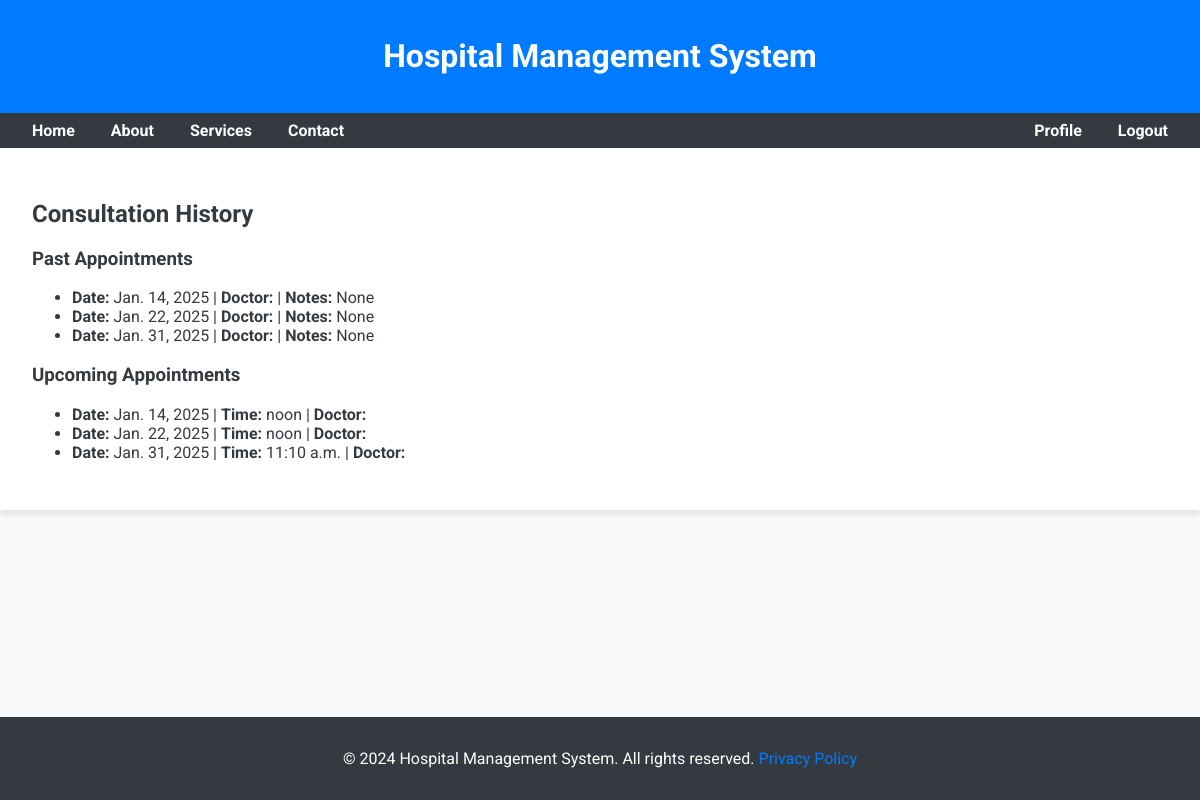
The page /appointments/history/ (signed in) on the database as committed earlier.
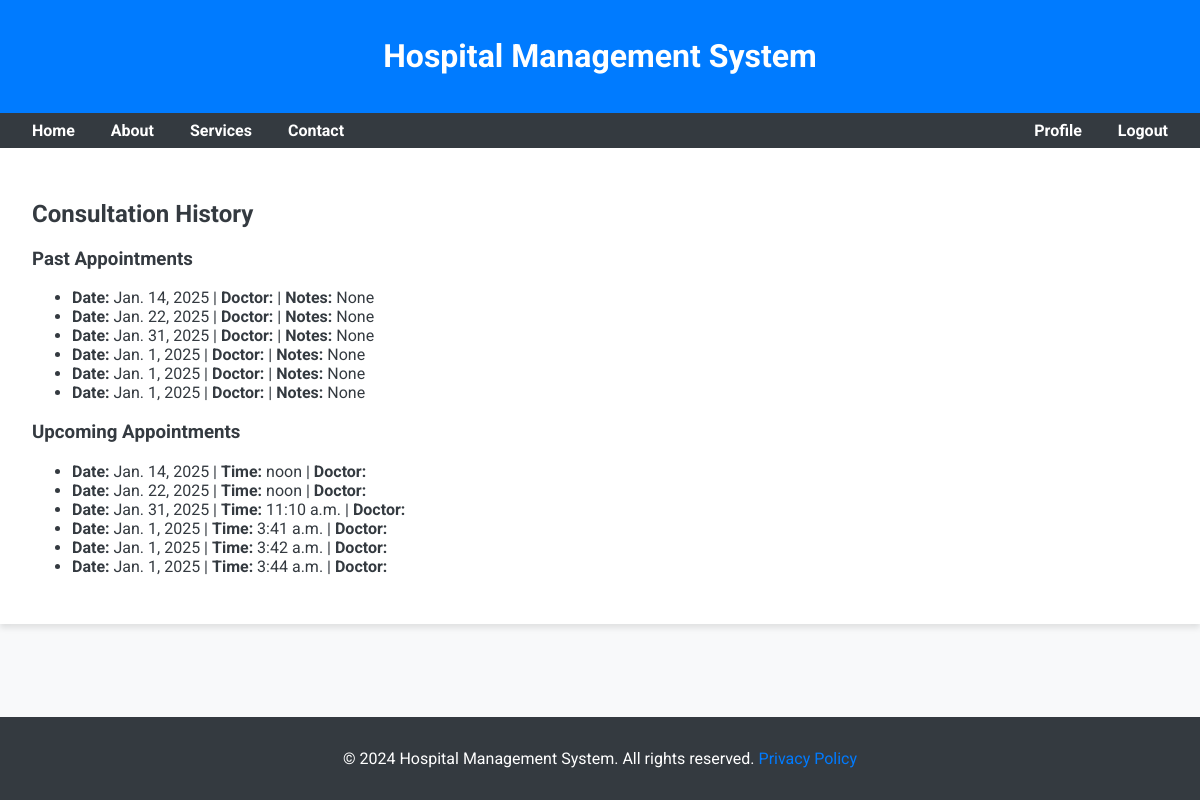
The same page on the database as committed later.
### appointments/models.py (models this page shows, shortened)
class Appointment(models.Model):
    CONSULTATION_TYPE_CHOICES = [
        ('Physical', 'Physical'),
        ('Virtual', 'Virtual'),
    ]
    STATUS_CHOICES = [
        ('Scheduled', 'Scheduled'),
        ('Cancelled', 'Cancelled'),
        ('Rescheduled', 'Rescheduled'),
    ]
    patient = models.ForeignKey(Patient, on_delete=models.CASCADE, related_name='appointment_patient')
    doctor = models.ForeignKey(Staff, on_delete=models.CASCADE, limit_choices_to={'role': 'doctor'})
    date = models.DateField()
    time = models.TimeField()
    reason = models.TextField()
    is_confirmed = models.BooleanField(default=False)
    consultation_type = models.CharField(max_length=50, choices=CONSULTATION_TYPE_CHOICES, default='Physical')
    status = models.CharField(max_length=20, choices=STATUS_CHOICES, default='Scheduled')
    reschedule_request_date = models.DateField(null=True, blank=True)
    reschedule_request_time = models.TimeField(null=True, blank=True)

### appointments/views.py (the view)
# urls.py: path('history/', consultation_history, name='consultation_history'),
@login_required
def consultation_history(request):
    past_appointments = Appointment.objects.filter(patient=request.user.Patient, date__lt=today)
    upcoming_appointments = Appointment.objects.filter(patient=request.user.Patient, date__lt=today)
    return render(request, 'appointments/consultation_history.html', {
        'past_appointments': past_appointments,
        'upcoming_appointments': upcoming_appointments,
    })

### Templates/appointments/consultation_history.html
{% extends "patients/base.html" %}
{% block content %}
<div class="container my-5">
    <h2 class="text-center text-primary mb-4">Consultation History</h2>
    <h3 class="text-secondary">Past Appointments</h3>
    {% if past_appointments.exists %}
        <ul class="list-group mb-4">
            {% for appointment in past_appointments %}
            <li class="list-group-item">
                <strong>Date:</strong> {{ appointment.date }}
                | <strong>Doctor:</strong> {{ appointment.doctor_name }}
                | <strong>Notes:</strong> {{ appointment.notes|default:"None" }}
            </li>
            {% endfor %}
        </ul>
    {% else %}
        <div class="alert alert-warning" role="alert">No past appointments available.</div>
    {% endif %}
    <h3 class="text-secondary">Upcoming Appointments</h3>
    {% if upcoming_appointments.exists %}
        <ul class="list-group">
            {% for appointment in upcoming_appointments %}
            <li class="list-group-item">
                <strong>Date:</strong> {{ appointment.date }}
                | <strong>Time:</strong> {{ appointment.time }}
                | <strong>Doctor:</strong> {{ appointment.doctor_name }}
            </li>
            {% endfor %}
        </ul>
    {% else %}
        <div class="alert alert-warning" role="alert">No upcoming appointments scheduled.</div>
    {% endif %}
</div>
{% endblock %}

Rows that differ between the two databases and show on the page:
added Appointment: date "Jan. 1, 2025", notes "None", time "3:41 a.m."
added Appointment: date "Jan. 1, 2025", notes "None", time "3:42 a.m."
added Appointment: date "Jan. 1, 2025", notes "None", time "3:44 a.m."
